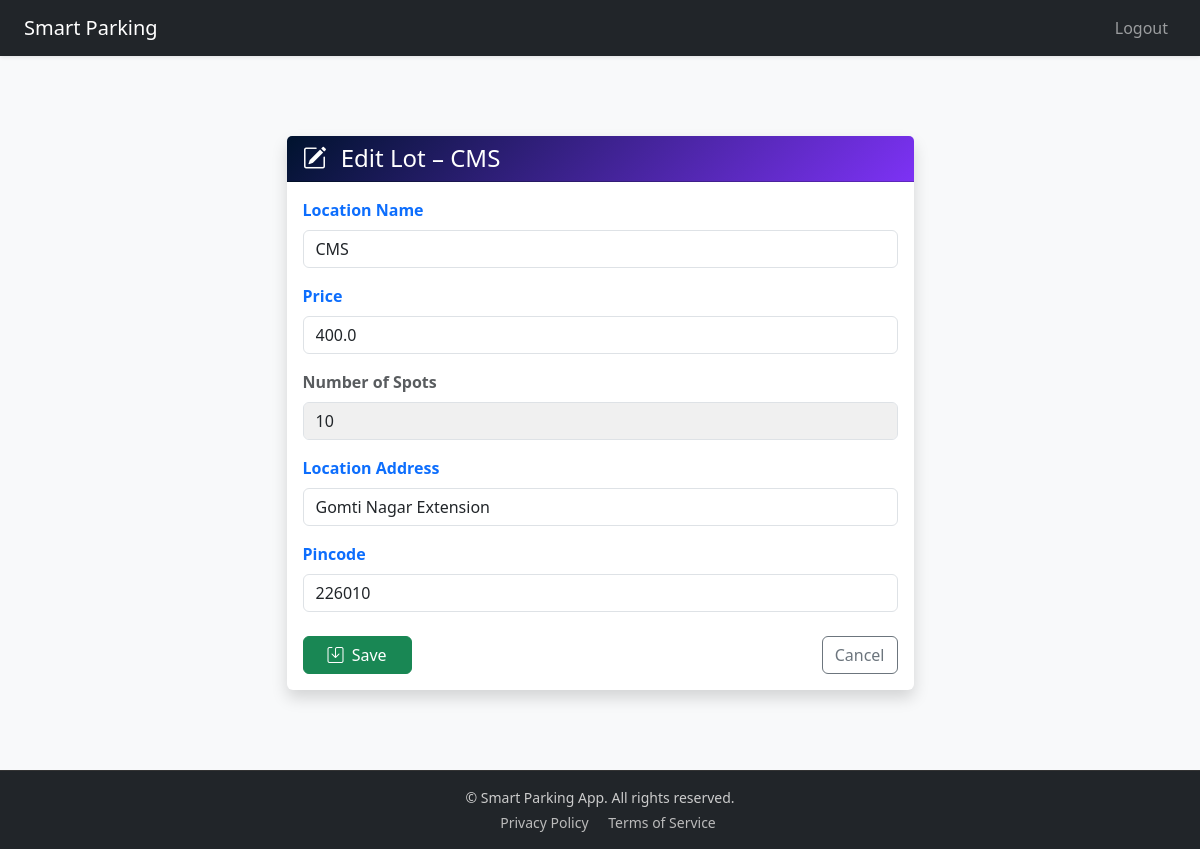
Screenshot of /admin/lots/1/edit (signed in) with the database file from the repository.
### app/models/lot.py (models this page shows, shortened)
class ParkingLot(db.Model):
    __tablename__ = 'parking_lots'
    id = db.Column(db.Integer, primary_key = True)
    prime_location_name = db.Column(db.String, nullable = False)
    price_per_hour = db.Column(db.Float, nullable = False)
    num_spots = db.Column(db.Integer, nullable = False)
    address = db.Column(db.String, nullable = False)
    pincode = db.Column(db.String(6), nullable=False)
    created_at = db.Column(db.DateTime, nullable=False, default=lambda: datetime.now(timezone.utc))
    spots = db.relationship("ParkingSpot", back_populates="lot", cascade="all, delete-orphan", lazy = 'dynamic') # This ensures that if any Parking Lot is deleted all the related spots are deleted too and is One to Many relationship with Parking Spot.

### app/routes/admin.py (the view, shortened to what this page needs)
@admin_bp.route('/admin/lots/<int:lot_id>/edit', methods=['GET', 'POST'])
@login_required
def edit_lot(lot_id):
    if not current_user.is_admin:
        flash("Unauthorized Entry", 'danger')
        return redirect(url_for('auth.login'))
    lot = ParkingLot.query.get_or_404(lot_id)
    form = LotForm(obj=lot)
    return render_template("admin/edit_lot.html", form=form, lot=lot)

### app/forms/LotForm.py
class LotForm(FlaskForm):
    prime_location_name = StringField("Location Name", validators=[DataRequired(), Length(max=100)])
    price_per_hour = FloatField("Price", validators=[DataRequired(), NumberRange(min=0)])
    num_spots = IntegerField("Number Of Spots", validators=[DataRequired(), NumberRange(min=1)])
    address = StringField("Location Address", validators=[DataRequired(), Length(max=200)])
    pincode = StringField(
        "Pincode",
        validators=[
            DataRequired(),
            Length(min=6, max=6, message="Pincode must be exactly 6 digits"),
            Regexp(r'^[0-9]{6}$', message="Pincode must contain only digits"),
        ]
    )
    submit = SubmitField("Submit")

### app/templates/admin/edit_lot.html (shortened to what this page needs)
{% extends "base.html" %}
{% block content %}
<div class="container py-5">
  <div class="row justify-content-center">
    <div class="col-lg-7">
      <div class="card border-0 shadow">
        <div class="card-header text-white" style="background: linear-gradient(135deg, #00132e, #7d32f5);">
          <h4 class="mb-0"><i class="bi bi-pencil-square me-2"></i> Edit Lot – {{ lot.prime_location_name }}</h4>
        </div>
        <div class="card-body">
          <form method="POST" action="{{ url_for('admin.edit_lot', lot_id=lot.id) }}">
            <div class="mb-3">
              {{ form.prime_location_name.label(class="form-label fw-semibold text-primary") }}
              {{ form.prime_location_name(class="form-control") }}
            </div>
            <div class="mb-3">
              {{ form.price_per_hour.label(class="form-label fw-semibold text-primary") }}
              {{ form.price_per_hour(class="form-control") }}
            </div>
            <div class="mb-3">
              <label class="form-label fw-semibold text-muted">Number of Spots</label>
              <input
                type="text"
                class="form-control"
                value="{{ lot.num_spots }}"
                readonly
                style="cursor: not-allowed; background-color: #f0f0f0;"
              >
            </div>
            <div class="mb-3">
              {{ form.address.label(class="form-label fw-semibold text-primary") }}
              {{ form.address(class="form-control") }}
            </div>
            <div class="mb-3">
              {{ form.pincode.label(class="form-label fw-semibold text-primary") }}
              {{ form.pincode(class="form-control", type="text") }}
            </div>
            <div class="d-flex justify-content-between align-items-center mt-4">
              <button type="submit" class="btn btn-success px-4">
                <i class="bi bi-save me-1"></i> Save
              </button>
              <a href="{{ url_for('admin.dashboard') }}" class="btn btn-outline-secondary">
                Cancel
              </a>
            </div>
          </form>
        </div>
      </div>
    </div>
  </div>
</div>
{% endblock %}

### app/templates/base.html (style rules this page uses)
html, body { height: 100%; margin: 0; }
body { display: flex; flex-direction: column; font-family: system-ui, -apple-system, "Segoe UI", Roboto, "Helvetica Neue", Arial, sans-serif; background-color: #f8f9fa; }

### rows the page displays
ParkingLot: prime_location_name "CMS", price_per_hour "400.0", num_spots "10", address "Gomti Nagar Extension", pincode "226010"
